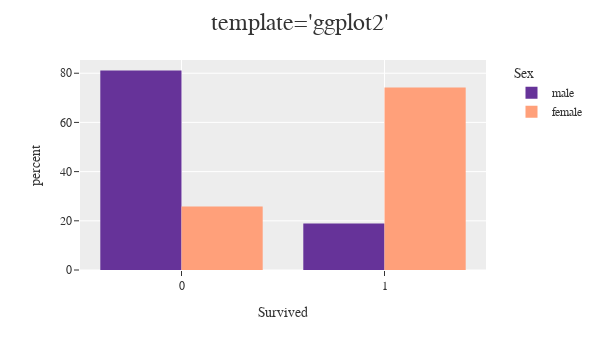

The notebook cell saved with this chart:
### Code cell
df = df_titanic
fig = px.histogram(df, x="Survived", y=None, color="Sex",
                width=600,height=350,
                histnorm='percent',
                color_discrete_map={ 
                    "male": "RebeccaPurple", "female": "lightsalmon"
                },
                template="ggplot2"
                )

fig.update_layout(title=" template='ggplot2'", 
                  font_family="San Serif",
                  bargap=0.2,
                  barmode='group',
                  #coloraxis=False,
                  titlefont={'size': 24},
                  legend=dict(
                  orientation="v", y=1, yanchor="top", x=1.25, xanchor="right",)                 
                  )
fig.show()

### Figure 1 — Plotly figure (JSON) as saved in the notebook; plotly's stock layout.template omitted (floating-point values rounded to 4 significant figures; data arrays with more than 128 entries replaced by an {"elided": "..."} marker saying what was removed)
{"data": [{"alignmentgroup": "True", "bingroup": "x", "histnorm": "percent", "hovertemplate": "Sex=male<br>Survived=%{x}<br>percent=%{y}<extra></extra>", "legendgroup": "male", "marker": {"color": "RebeccaPurple"}, "name": "male", "offsetgroup": "male", "orientation": "v", "showlegend": true, "type": "histogram", "x": {"elided": "577 int values"}, "xaxis": "x", "yaxis": "y"}, {"alignmentgroup": "True", "bingroup": "x", "histnorm": "percent", "hovertemplate": "Sex=female<br>Survived=%{x}<br>percent=%{y}<extra></extra>", "legendgroup": "female", "marker": {"color": "lightsalmon"}, "name": "female", "offsetgroup": "female", "orientation": "v", "showlegend": true, "type": "histogram", "x": {"elided": "314 int values"}, "xaxis": "x", "yaxis": "y"}], "layout": {"bargap": 0.2, "barmode": "group", "font": {"family": "San Serif"}, "height": 350, "legend": {"orientation": "v", "title": {"text": "Sex"}, "tracegroupgap": 0, "x": 1.25, "xanchor": "right", "y": 1, "yanchor": "top"}, "margin": {"t": 60}, "title": {"font": {"size": 24}, "text": " template='ggplot2'"}, "width": 600, "xaxis": {"anchor": "y", "domain": [0.0, 1.0], "title": {"text": "Survived"}}, "yaxis": {"anchor": "x", "domain": [0.0, 1.0], "title": {"text": "percent"}}}}
